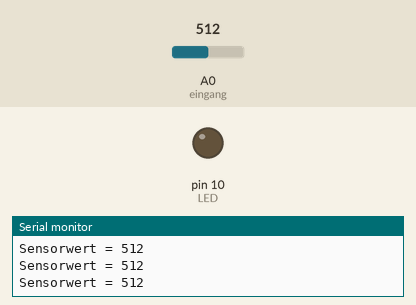
The sketch below on a simulated Arduino Uno, built with avr-gcc and run on an emulated ATmega328P. Parts: output pins drawn as LEDs (lit = HIGH), the last lines printed to the serial monitor. The inputs (shaded band) are chosen by the test bench; at power-on: A0 (eingang) = 512.

Above: at 1.2 s.
1.3 s: A0 (eingang) set to 522
At 2.5 s:
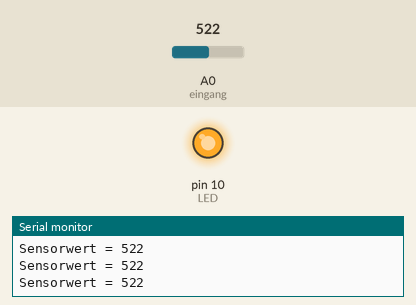
2.8 s: A0 (eingang) set to 511
At 4.3 s:
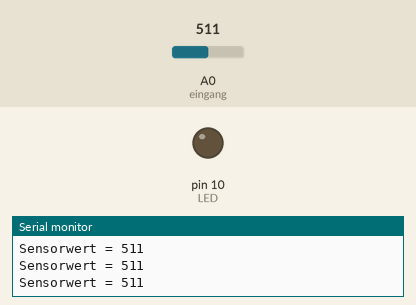
5.8 s: A0 (eingang) set to 716
At 6.2 s:
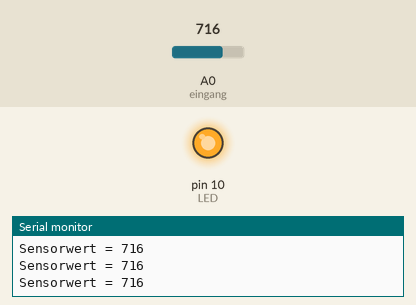
Timing chart, 0 to 8.8 s (numbered marks = the images above; inputs shaded):
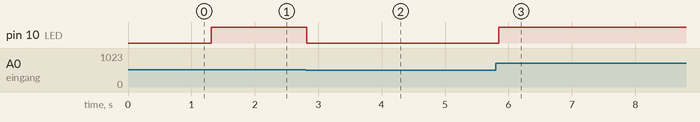

The sketch:

Nr._08_Fotowiderstand.ino
```cpp
int eingang= A0;  // Das Wort „eingang“ steht jetzt für den Wert „A0“ (Bezeichnung vom Analogport 0)
int LED = 10;  // Das Wort „LED“ steht jetzt für den Wert 10
int sensorWert = 0;  // Variable für den Sensorwert mit 0 als Startwert

void setup(){
  Serial.begin(9600);  // Die Kommunikation mit dem seriellen Port wird gestartet. Das benötigt man, um sich den tatsächlich ausgelesenen Wert später im serial monitor anzeigen zu lassen.
  pinMode (LED, OUTPUT);  // Der Pin mit der LED (Pin 10) ist jetzt ein Ausgang
  //Der analoge Pin muss nicht definiert werden.
}

void loop(){
  sensorWert = analogRead(eingang);  // Die Spannung an dem Fotowiderstand auslesen und unter der Variable „sensorWert“ abspeichern.
  Serial.print("Sensorwert = " );  // Ausgabe am Serial-Monitor: Das Wort „Sensorwert: „
  Serial.println(sensorWert);  // Ausgabe am Serial-Monitor. Mit dem Befehl Serial.print wird der Sensorwert des Fotowiderstandes in Form einer Zahl zwischen 0 und 1023 an den serial monitor gesendet.

  if (sensorWert > 512 ){  // Wenn der Sensorwert über 512 beträgt ...
    digitalWrite(LED, HIGH); // ... soll die LED leuchten ... .
    }
    else{ //andernfalls…
      digitalWrite(LED, LOW); // ... soll sie nicht leuchten.
  }
  delay (50); // Eine kurze Pause, in der die LED an oder aus ist
}

/*
 * Wenn nun der Sensorwert bei normaler Helligkeit bspw. nur den Wert 100 hat (Der Wert ist abhängig von den verwendeten Widerständen, von der Helligkeit und von der Stromrichtung),
 * dann nimmt man anstelle des Wertes 512 einen wesentlich kleineren Wert, bei dem die LED zu leuchten beginnen soll.
 * Bspw. nimmt man dann den Wert 90. Den aktuellen Sensorwert kann man sich nun mit Hilfe des „Serial monitor“ anzeigen lassen.
 * Dazu klickt man oben auf „Tools“ und anschließend auf „serial monitor“.
 */
```

Measured:
- the behaviour switches between 512 and 513 on A0 (eingang) (found by bisection; images 0 and 1)
- after the input at 1.3 s, pin 10 (LED): LOW → HIGH at once
- after the input at 2.8 s, pin 10 (LED): HIGH → LOW at once
- after the input at 5.8 s, pin 10 (LED): LOW → HIGH after 0.05 s
